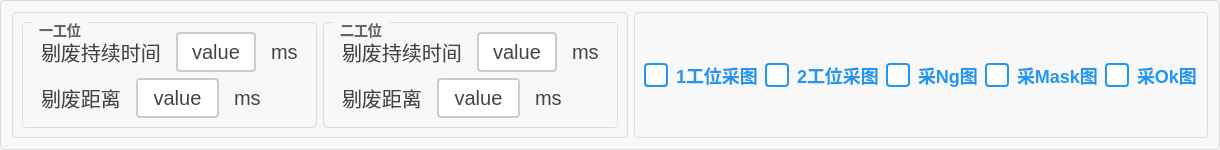
          <widget class="QGroupBox" name="groupBox_14">
           <property name="styleSheet">
            <string notr="true">QGroupBox {
    border: 1px solid #DDD;
    border-radius: 4px;
    font: bold 14px;
    color: #666;
    background-color: #F8F8F8;
}

QGroupBox::title {
    subcontrol-origin: margin;
    subcontrol-position: top left;
    left: 10px;
    padding: 0 5px;
}</string>
           </property>
           <property name="title">
            <string/>
           </property>
           <layout class="QHBoxLayout" name="horizontalLayout_19" stretch="3,1">
            <item>
             <widget class="QGroupBox" name="groupBox_10">
              <property name="styleSheet">
               <string notr="true">QGroupBox {
    border: 1px solid #DDD;
    border-radius: 4px;
    font: bold 14px;
    color: #666;
    background-color: #F8F8F8;
}

QGroupBox::title {
    subcontrol-origin: margin;
    subcontrol-position: top left;
    left: 10px;
    padding: 0 5px;
}</string>
              </property>
              <property name="title">
               <string/>
              </property>
              <layout class="QHBoxLayout" name="horizontalLayout_13">
               <item>
                <widget class="QGroupBox" name="groupBox_8">
                 <property name="styleSheet">
                  <string notr="true">QGroupBox {
    border: 1px solid #DDD;
    border-radius: 4px;
    font: bold 14px;
    color: #666;
    background-color: #F8F8F8;
}

QGroupBox::title {
    subcontrol-origin: margin;
    subcontrol-position: top left;
    left: 10px;
    padding: 0 5px;
}</string>
                 </property>
                 <property name="title">
                  <string>一工位</string>
                 </property>
                 <layout class="QVBoxLayout" name="verticalLayout_4">
                  <item>
                   <layout class="QHBoxLayout" name="horizontalLayout_9">
                    <item>
                     <widget class="QLabel" name="label_13">
                      <property name="styleSheet">
                       <string notr="true">/* 基础标签样式 */
QLabel {
    color: #444444;          /* 主文字色 */
    font-size: 20px;         /* 标准字号 */
    background: transparent; /* 透明背景 */
    padding: 2px 4px;        /* 基础内边距 */
}

/* 标题样式 */
QLabel.title {
    font-size: 16px;
    font-weight: 600;
    color: #333333;
    border-bottom: 1px solid #DDDDDD; /* 下划线装饰 */
    padding-bottom: 4px;
}

/* 副标题/次要文本 */
QLabel.subtitle {
    color: #666666;
    font-size: 13px;
    font-style: italic;
}

/* 强调文本 */
QLabel.emphasis {
    color: #333333;
    font-weight: 500;
    background-color: #F5F5F5;
    border-radius: 3px;
    padding: 4px 8px;
}

/* 状态标签（成功/警告/错误） */
QLabel[state=&quot;success&quot;] {
    color: #228B22;          /* 森林绿 */
    border-left: 3px solid #228B22;
    padding-left: 8px;
}

QLabel[state=&quot;warning&quot;] {
    color: #FF8C00;          /* 暗橙 */
    border-left: 3px solid #FF8C00;
    padding-left: 8px;
}

QLabel[state=&quot;error&quot;] {
    color: #B22222;          /* 砖红 */
    border-left: 3px solid #B22222;
    padding-left: 8px;
}

/* 数据展示标签 */
QLabel.data {
    color: #2F4F4F;          /* 深石板灰 */
    font-family: monospace;
    border: 1px solid #E0E0E0;
    background-color: #FFFFFF;
    padding: 6px 12px;
    border-radius: 4px;
}

/* 禁用状态 */
QLabel:disabled {
    color: #AAAAAA;
    background-color: transparent;
}

/* 链接样式（伪链接效果） */
QLabel.link {
    color: #4682B4;          /* 钢蓝 */
    text-decoration: underline;
    border-bottom: 1px dotted #4682B4;
}

/* 图标标签 */
QLabel.icon {
    qproperty-alignment: AlignCenter;
    border: 1px solid #E0E0E0;
    border-radius: 4px;
    background-color: #FFFFFF;
    padding: 12px;
}</string>
                      </property>
                      <property name="text">
                       <string>剔废持续时间</string>
                      </property>
                     </widget>
                    </item>
                    <item>
                     <widget class="QPushButton" name="pbtn_tifeichixushijian1">
                      <property name="sizePolicy">
                       <sizepolicy hsizetype="Minimum" vsizetype="Minimum">
                        <horstretch>0</horstretch>
                        <verstretch>0</verstretch>
                       </sizepolicy>
                      </property>
                      <property name="styleSheet">
                       <string notr="true">QPushButton {
    padding: 6px 14px;
    border: 2px solid #CCC;
    border-radius: 4px;
    background-color: white;
    color: #444;
	font-size:20px;
}

QPushButton:hover {
    border-color: #999;
    background-color: #F5F5F5;
}

QPushButton:pressed {
    border-color: #777;
    background-color: #EEE;
}</string>
                      </property>
                      <property name="text">
                       <string>value</string>
                      </property>
                     </widget>
                    </item>
                    <item>
                     <widget class="QLabel" name="label_14">
                      <property name="styleSheet">
                       <string notr="true">/* 基础标签样式 */
QLabel {
    color: #444444;          /* 主文字色 */
    font-size: 20px;         /* 标准字号 */
    background: transparent; /* 透明背景 */
    padding: 2px 4px;        /* 基础内边距 */
}

/* 标题样式 */
QLabel.title {
    font-size: 16px;
    font-weight: 600;
    color: #333333;
    border-bottom: 1px solid #DDDDDD; /* 下划线装饰 */
    padding-bottom: 4px;
}

/* 副标题/次要文本 */
QLabel.subtitle {
    color: #666666;
    font-size: 13px;
    font-style: italic;
}

/* 强调文本 */
QLabel.emphasis {
    color: #333333;
    font-weight: 500;
    background-color: #F5F5F5;
    border-radius: 3px;
    padding: 4px 8px;
}

/* 状态标签（成功/警告/错误） */
QLabel[state=&quot;success&quot;] {
    color: #228B22;          /* 森林绿 */
    border-left: 3px solid #228B22;
    padding-left: 8px;
}

QLabel[state=&quot;warning&quot;] {
    color: #FF8C00;          /* 暗橙 */
    border-left: 3px solid #FF8C00;
    padding-left: 8px;
}

QLabel[state=&quot;error&quot;] {
    color: #B22222;          /* 砖红 */
    border-left: 3px solid #B22222;
    padding-left: 8px;
}

/* 数据展示标签 */
QLabel.data {
    color: #2F4F4F;          /* 深石板灰 */
    font-family: monospace;
    border: 1px solid #E0E0E0;
    background-color: #FFFFFF;
    padding: 6px 12px;
    border-radius: 4px;
}

/* 禁用状态 */
QLabel:disabled {
    color: #AAAAAA;
    background-color: transparent;
}

/* 链接样式（伪链接效果） */
QLabel.link {
    color: #4682B4;          /* 钢蓝 */
    text-decoration: underline;
    border-bottom: 1px dotted #4682B4;
}

/* 图标标签 */
QLabel.icon {
    qproperty-alignment: AlignCenter;
    border: 1px solid #E0E0E0;
    border-radius: 4px;
    background-color: #FFFFFF;
    padding: 12px;
}</string>
                      </property>
                      <property name="text">
                       <string>ms</string>
                      </property>
                     </widget>
                    </item>
                   </layout>
                  </item>
                  <item>
                   <layout class="QHBoxLayout" name="horizontalLayout_10">
                    <item>
                     <widget class="QLabel" name="label_15">
                      <property name="styleSheet">
                       <string notr="true">/* 基础标签样式 */
QLabel {
    color: #444444;          /* 主文字色 */
    font-size: 20px;         /* 标准字号 */
    background: transparent; /* 透明背景 */
    padding: 2px 4px;        /* 基础内边距 */
}

/* 标题样式 */
QLabel.title {
    font-size: 16px;
    font-weight: 600;
    color: #333333;
    border-bottom: 1px solid #DDDDDD; /* 下划线装饰 */
    padding-bottom: 4px;
}

/* 副标题/次要文本 */
QLabel.subtitle {
    color: #666666;
    font-size: 13px;
    font-style: italic;
}

/* 强调文本 */
QLabel.emphasis {
    color: #333333;
    font-weight: 500;
    background-color: #F5F5F5;
    border-radius: 3px;
    padding: 4px 8px;
}

/* 状态标签（成功/警告/错误） */
QLabel[state=&quot;success&quot;] {
    color: #228B22;          /* 森林绿 */
    border-left: 3px solid #228B22;
    padding-left: 8px;
}

QLabel[state=&quot;warning&quot;] {
    color: #FF8C00;          /* 暗橙 */
    border-left: 3px solid #FF8C00;
    padding-left: 8px;
}

QLabel[state=&quot;error&quot;] {
    color: #B22222;          /* 砖红 */
    border-left: 3px solid #B22222;
    padding-left: 8px;
}

/* 数据展示标签 */
QLabel.data {
    color: #2F4F4F;          /* 深石板灰 */
    font-family: monospace;
    border: 1px solid #E0E0E0;
    background-color: #FFFFFF;
    padding: 6px 12px;
    border-radius: 4px;
}

/* 禁用状态 */
QLabel:disabled {
    color: #AAAAAA;
    background-color: transparent;
}

/* 链接样式（伪链接效果） */
QLabel.link {
    color: #4682B4;          /* 钢蓝 */
    text-decoration: underline;
    border-bottom: 1px dotted #4682B4;
}

/* 图标标签 */
QLabel.icon {
    qproperty-alignment: AlignCenter;
    border: 1px solid #E0E0E0;
    border-radius: 4px;
    background-color: #FFFFFF;
    padding: 12px;
}</string>
                      </property>
                      <property name="text">
                       <string>剔废距离</string>
                      </property>
                     </widget>
                    </item>
                    <item>
                     <widget class="QPushButton" name="pbtn_tifeijuli1">
                      <property name="sizePolicy">
                       <sizepolicy hsizetype="Minimum" vsizetype="Minimum">
                        <horstretch>0</horstretch>
                        <verstretch>0</verstretch>
                       </sizepolicy>
                      </property>
                      <property name="styleSheet">
                       <string notr="true">QPushButton {
    padding: 6px 14px;
    border: 2px solid #CCC;
    border-radius: 4px;
    background-color: white;
    color: #444;
	font-size:20px;
}

QPushButton:hover {
    border-color: #999;
    background-color: #F5F5F5;
}

QPushButton:pressed {
    border-color: #777;
    background-color: #EEE;
}</string>
                      </property>
                      <property name="text">
                       <string>value</string>
                      </property>
                     </widget>
                    </item>
                    <item>
                     <widget class="QLabel" name="label_16">
                      <property name="styleSheet">
                       <string notr="true">/* 基础标签样式 */
QLabel {
    color: #444444;          /* 主文字色 */
    font-size: 20px;         /* 标准字号 */
    background: transparent; /* 透明背景 */
    padding: 2px 4px;        /* 基础内边距 */
}

/* 标题样式 */
QLabel.title {
    font-size: 16px;
    font-weight: 600;
    color: #333333;
    border-bottom: 1px solid #DDDDDD; /* 下划线装饰 */
    padding-bottom: 4px;
}

/* 副标题/次要文本 */
QLabel.subtitle {
    color: #666666;
    font-size: 13px;
    font-style: italic;
}

/* 强调文本 */
QLabel.emphasis {
    color: #333333;
    font-weight: 500;
    background-color: #F5F5F5;
    border-radius: 3px;
    padding: 4px 8px;
}

/* 状态标签（成功/警告/错误） */
QLabel[state=&quot;success&quot;] {
    color: #228B22;          /* 森林绿 */
    border-left: 3px solid #228B22;
    padding-left: 8px;
}

QLabel[state=&quot;warning&quot;] {
    color: #FF8C00;          /* 暗橙 */
    border-left: 3px solid #FF8C00;
    padding-left: 8px;
}

QLabel[state=&quot;error&quot;] {
    color: #B22222;          /* 砖红 */
    border-left: 3px solid #B22222;
    padding-left: 8px;
}

/* 数据展示标签 */
QLabel.data {
    color: #2F4F4F;          /* 深石板灰 */
    font-family: monospace;
    border: 1px solid #E0E0E0;
    background-color: #FFFFFF;
    padding: 6px 12px;
    border-radius: 4px;
}

/* 禁用状态 */
QLabel:disabled {
    color: #AAAAAA;
    background-color: transparent;
}

/* 链接样式（伪链接效果） */
QLabel.link {
    color: #4682B4;          /* 钢蓝 */
    text-decoration: underline;
    border-bottom: 1px dotted #4682B4;
}

/* 图标标签 */
QLabel.icon {
    qproperty-alignment: AlignCenter;
    border: 1px solid #E0E0E0;
    border-radius: 4px;
    background-color: #FFFFFF;
    padding: 12px;
}</string>
                      </property>
                      <property name="text">
                       <string>ms</string>
                      </property>
                     </widget>
                    </item>
                   </layout>
                  </item>
                 </layout>
                </widget>
               </item>
               <item>
                <widget class="QGroupBox" name="groupBox_9">
                 <property name="styleSheet">
                  <string notr="true">QGroupBox {
    border: 1px solid #DDD;
    border-radius: 4px;
    font: bold 14px;
    color: #666;
    background-color: #F8F8F8;
}

QGroupBox::title {
    subcontrol-origin: margin;
    subcontrol-position: top left;
    left: 10px;
    padding: 0 5px;
}</string>
                 </property>
                 <property name="title">
                  <string>二工位</string>
                 </property>
                 <layout class="QVBoxLayout" name="verticalLayout_5">
                  <item>
                   <layout class="QHBoxLayout" name="horizontalLayout_11">
                    <item>
                     <widget class="QLabel" name="label_17">
                      <property name="styleSheet">
                       <string notr="true">/* 基础标签样式 */
QLabel {
    color: #444444;          /* 主文字色 */
    font-size: 20px;         /* 标准字号 */
    background: transparent; /* 透明背景 */
    padding: 2px 4px;        /* 基础内边距 */
}

/* 标题样式 */
QLabel.title {
    font-size: 16px;
    font-weight: 600;
    color: #333333;
    border-bottom: 1px solid #DDDDDD; /* 下划线装饰 */
    padding-bottom: 4px;
}

/* 副标题/次要文本 */
QLabel.subtitle {
    color: #666666;
    font-size: 13px;
    font-style: italic;
}

/* 强调文本 */
QLabel.emphasis {
    color: #333333;
    font-weight: 500;
    background-color: #F5F5F5;
    border-radius: 3px;
    padding: 4px 8px;
}

/* 状态标签（成功/警告/错误） */
QLabel[state=&quot;success&quot;] {
    color: #228B22;          /* 森林绿 */
    border-left: 3px solid #228B22;
    padding-left: 8px;
}

QLabel[state=&quot;warning&quot;] {
    color: #FF8C00;          /* 暗橙 */
    border-left: 3px solid #FF8C00;
    padding-left: 8px;
}

QLabel[state=&quot;error&quot;] {
    color: #B22222;          /* 砖红 */
    border-left: 3px solid #B22222;
    padding-left: 8px;
}

/* 数据展示标签 */
QLabel.data {
    color: #2F4F4F;          /* 深石板灰 */
    font-family: monospace;
    border: 1px solid #E0E0E0;
    background-color: #FFFFFF;
    padding: 6px 12px;
    border-radius: 4px;
}

/* 禁用状态 */
QLabel:disabled {
    color: #AAAAAA;
    background-color: transparent;
}

/* 链接样式（伪链接效果） */
QLabel.link {
    color: #4682B4;          /* 钢蓝 */
    text-decoration: underline;
    border-bottom: 1px dotted #4682B4;
}

/* 图标标签 */
QLabel.icon {
    qproperty-alignment: AlignCenter;
    border: 1px solid #E0E0E0;
    border-radius: 4px;
    background-color: #FFFFFF;
    padding: 12px;
}</string>
                      </property>
                      <property name="text">
                       <string>剔废持续时间</string>
                      </property>
                     </widget>
                    </item>
                    <item>
                     <widget class="QPushButton" name="pbtn_tifeichixushijian2">
                      <property name="sizePolicy">
                       <sizepolicy hsizetype="Minimum" vsizetype="Minimum">
                        <horstretch>0</horstretch>
                        <verstretch>0</verstretch>
                       </sizepolicy>
                      </property>
                      <property name="styleSheet">
                       <string notr="true">QPushButton {
    padding: 6px 14px;
    border: 2px solid #CCC;
    border-radius: 4px;
    background-color: white;
    color: #444;
	font-size:20px;
}

QPushButton:hover {
    border-color: #999;
    background-color: #F5F5F5;
}

QPushButton:pressed {
    border-color: #777;
    background-color: #EEE;
}</string>
                      </property>
                      <property name="text">
                       <string>value</string>
                      </property>
                     </widget>
                    </item>
                    <item>
                     <widget class="QLabel" name="label_18">
                      <property name="styleSheet">
                       <string notr="true">/* 基础标签样式 */
QLabel {
    color: #444444;          /* 主文字色 */
    font-size: 20px;         /* 标准字号 */
    background: transparent; /* 透明背景 */
    padding: 2px 4px;        /* 基础内边距 */
}

/* 标题样式 */
QLabel.title {
    font-size: 16px;
    font-weight: 600;
    color: #333333;
    border-bottom: 1px solid #DDDDDD; /* 下划线装饰 */
    padding-bottom: 4px;
}

/* 副标题/次要文本 */
QLabel.subtitle {
    color: #666666;
    font-size: 13px;
    font-style: italic;
}

/* 强调文本 */
QLabel.emphasis {
    color: #333333;
    font-weight: 500;
    background-color: #F5F5F5;
    border-radius: 3px;
    padding: 4px 8px;
}

/* 状态标签（成功/警告/错误） */
QLabel[state=&quot;success&quot;] {
    color: #228B22;          /* 森林绿 */
    border-left: 3px solid #228B22;
    padding-left: 8px;
}

QLabel[state=&quot;warning&quot;] {
    color: #FF8C00;          /* 暗橙 */
    border-left: 3px solid #FF8C00;
    padding-left: 8px;
}

QLabel[state=&quot;error&quot;] {
    color: #B22222;          /* 砖红 */
    border-left: 3px solid #B22222;
    padding-left: 8px;
}

/* 数据展示标签 */
QLabel.data {
    color: #2F4F4F;          /* 深石板灰 */
    font-family: monospace;
    border: 1px solid #E0E0E0;
    background-color: #FFFFFF;
    padding: 6px 12px;
    border-radius: 4px;
}

/* 禁用状态 */
QLabel:disabled {
    color: #AAAAAA;
    background-color: transparent;
}

/* 链接样式（伪链接效果） */
QLabel.link {
    color: #4682B4;          /* 钢蓝 */
    text-decoration: underline;
    border-bottom: 1px dotted #4682B4;
}

/* 图标标签 */
QLabel.icon {
    qproperty-alignment: AlignCenter;
    border: 1px solid #E0E0E0;
    border-radius: 4px;
    background-color: #FFFFFF;
    padding: 12px;
}</string>
                      </property>
                      <property name="text">
                       <string>ms</string>
                      </property>
                     </widget>
                    </item>
                   </layout>
                  </item>
                  <item>
                   <layout class="QHBoxLayout" name="horizontalLayout_12">
                    <item>
                     <widget class="QLabel" name="label_19">
                      <property name="styleSheet">
                       <string notr="true">/* 基础标签样式 */
QLabel {
    color: #444444;          /* 主文字色 */
    font-size: 20px;         /* 标准字号 */
    background: transparent; /* 透明背景 */
    padding: 2px 4px;        /* 基础内边距 */
}

/* 标题样式 */
QLabel.title {
    font-size: 16px;
    font-weight: 600;
    color: #333333;
    border-bottom: 1px solid #DDDDDD; /* 下划线装饰 */
    padding-bottom: 4px;
}

/* 副标题/次要文本 */
QLabel.subtitle {
    color: #666666;
    font-size: 13px;
    font-style: italic;
}

/* 强调文本 */
QLabel.emphasis {
    color: #333333;
    font-weight: 500;
    background-color: #F5F5F5;
    border-radius: 3px;
    padding: 4px 8px;
}

/* 状态标签（成功/警告/错误） */
QLabel[state=&quot;success&quot;] {
    color: #228B22;          /* 森林绿 */
    border-left: 3px solid #228B22;
    padding-left: 8px;
}

QLabel[state=&quot;warning&quot;] {
    color: #FF8C00;          /* 暗橙 */
    border-left: 3px solid #FF8C00;
    padding-left: 8px;
}

QLabel[state=&quot;error&quot;] {
    color: #B22222;          /* 砖红 */
    border-left: 3px solid #B22222;
    padding-left: 8px;
}

/* 数据展示标签 */
QLabel.data {
    color: #2F4F4F;          /* 深石板灰 */
    font-family: monospace;
    border: 1px solid #E0E0E0;
    background-color: #FFFFFF;
    padding: 6px 12px;
    border-radius: 4px;
}

/* 禁用状态 */
QLabel:disabled {
    color: #AAAAAA;
    background-color: transparent;
}

/* 链接样式（伪链接效果） */
QLabel.link {
    color: #4682B4;          /* 钢蓝 */
    text-decoration: underline;
    border-bottom: 1px dotted #4682B4;
}

/* 图标标签 */
QLabel.icon {
    qproperty-alignment: AlignCenter;
    border: 1px solid #E0E0E0;
    border-radius: 4px;
    background-color: #FFFFFF;
    padding: 12px;
}</string>
                      </property>
                      <property name="text">
                       <string>剔废距离</string>
                      </property>
                     </widget>
                    </item>
                    <item>
                     <widget class="QPushButton" name="pbtn_tifeijuli2">
                      <property name="sizePolicy">
                       <sizepolicy hsizetype="Minimum" vsizetype="Minimum">
                        <horstretch>0</horstretch>
                        <verstretch>0</verstretch>
                       </sizepolicy>
                      </property>
                      <property name="styleSheet">
                       <string notr="true">QPushButton {
    padding: 6px 14px;
    border: 2px solid #CCC;
    border-radius: 4px;
    background-color: white;
    color: #444;
	font-size:20px;
}

QPushButton:hover {
    border-color: #999;
    background-color: #F5F5F5;
}

QPushButton:pressed {
    border-color: #777;
    background-color: #EEE;
}</string>
                      </property>
                      <property name="text">
                       <string>value</string>
                      </property>
                     </widget>
                    </item>
                    <item>
                     <widget class="QLabel" name="label_20">
                      <property name="styleSheet">
                       <string notr="true">/* 基础标签样式 */
QLabel {
    color: #444444;          /* 主文字色 */
    font-size: 20px;         /* 标准字号 */
    background: transparent; /* 透明背景 */
    padding: 2px 4px;        /* 基础内边距 */
}

/* 标题样式 */
QLabel.title {
    font-size: 16px;
    font-weight: 600;
    color: #333333;
    border-bottom: 1px solid #DDDDDD; /* 下划线装饰 */
    padding-bottom: 4px;
}

/* 副标题/次要文本 */
QLabel.subtitle {
    color: #666666;
    font-size: 13px;
    font-style: italic;
}

/* 强调文本 */
QLabel.emphasis {
    color: #333333;
    font-weight: 500;
    background-color: #F5F5F5;
    border-radius: 3px;
    padding: 4px 8px;
}

/* 状态标签（成功/警告/错误） */
QLabel[state=&quot;success&quot;] {
    color: #228B22;          /* 森林绿 */
    border-left: 3px solid #228B22;
    padding-left: 8px;
}

QLabel[state=&quot;warning&quot;] {
    color: #FF8C00;          /* 暗橙 */
    border-left: 3px solid #FF8C00;
    padding-left: 8px;
}

QLabel[state=&quot;error&quot;] {
    color: #B22222;          /* 砖红 */
    border-left: 3px solid #B22222;
    padding-left: 8px;
}

/* 数据展示标签 */
QLabel.data {
    color: #2F4F4F;          /* 深石板灰 */
    font-family: monospace;
    border: 1px solid #E0E0E0;
    background-color: #FFFFFF;
    padding: 6px 12px;
    border-radius: 4px;
}

/* 禁用状态 */
QLabel:disabled {
    color: #AAAAAA;
    background-color: transparent;
}

/* 链接样式（伪链接效果） */
QLabel.link {
    color: #4682B4;          /* 钢蓝 */
    text-decoration: underline;
    border-bottom: 1px dotted #4682B4;
}

/* 图标标签 */
QLabel.icon {
    qproperty-alignment: AlignCenter;
    border: 1px solid #E0E0E0;
    border-radius: 4px;
    background-color: #FFFFFF;
    padding: 12px;
}</string>
                      </property>
                      <property name="text">
                       <string>ms</string>
                      </property>
                     </widget>
                    </item>
                   </layout>
                  </item>
                 </layout>
                </widget>
               </item>
              </layout>
             </widget>
            </item>
            <item>
             <widget class="QGroupBox" name="groupBox_15">
              <property name="styleSheet">
               <string notr="true">QGroupBox {
    border: 1px solid #DDD;
    border-radius: 4px;
    font: bold 14px;
    color: #666;
    background-color: #F8F8F8;
}

QGroupBox::title {
    subcontrol-origin: margin;
    subcontrol-position: top left;
    left: 10px;
    padding: 0 5px;
}</string>
              </property>
              <property name="title">
               <string/>
              </property>
              <layout class="QHBoxLayout" name="horizontalLayout_22">
               <item>
                <layout class="QHBoxLayout" name="horizontalLayout_21">
                 <item>
                  <widget class="QCheckBox" name="cBox_takeCamera1Pictures">
                   <property name="styleSheet">
                    <string notr="true">QCheckBox {
    spacing: 8px;
    font-size: 18px;
    color: #333;
    font-weight: bold;        
    color:  rgb(0, 0, 0);       
}

/* 未选中状态 */
QCheckBox::indicator {
    width: 20px;
    height: 20px;
    border-radius: 4px; /* 方形，圆角可适当调整 */
    border: 2px solid #999;
    background: #ffffff;
}

/* 悬停效果 */
QCheckBox::indicator:hover {
    border: 2px solid #666;
}

/* 选中状态 */
QCheckBox::indicator:checked {
    border: 2px solid #2196F3;
    background-color: qradialgradient(
        cx:0.5, cy:0.5,
        radius:0.4,
        fx:0.5, fy:0.5,
        stop:0 #2196F3,
        stop:1 transparent
    );
}

/* 禁用状态 */
QCheckBox::indicator:disabled {
    border: 2px solid #ccc;
    background: #eee;
}

/* 选中时的文字颜色 */
QCheckBox:checked {
    color: #2196F3;
    font-weight: 500;
}

/* 点击动画效果 */
QCheckBox::indicator:pressed {
    border: 2px solid #1565C0;
    background-color: qradialgradient(
        cx:0.5, cy:0.5,
        radius:0.5,
        fx:0.5, fy:0.5,
        stop:0 #BBDEFB,
        stop:1 transparent
    );
}</string>
                   </property>
                   <property name="text">
                    <string>1工位采图</string>
                   </property>
                   <property name="checked">
                    <bool>true</bool>
                   </property>
                  </widget>
                 </item>
                 <item>
                  <widget class="QCheckBox" name="cBox_takeCamera2Pictures">
                   <property name="styleSheet">
                    <string notr="true">QCheckBox {
    spacing: 8px;
    font-size: 18px;
    color: #333;
    font-weight: bold;        
    color:  rgb(0, 0, 0);       
}

/* 未选中状态 */
QCheckBox::indicator {
    width: 20px;
    height: 20px;
    border-radius: 4px; /* 方形，圆角可适当调整 */
    border: 2px solid #999;
    background: #ffffff;
}

/* 悬停效果 */
QCheckBox::indicator:hover {
    border: 2px solid #666;
}

/* 选中状态 */
QCheckBox::indicator:checked {
    border: 2px solid #2196F3;
    background-color: qradialgradient(
        cx:0.5, cy:0.5,
        radius:0.4,
        fx:0.5, fy:0.5,
        stop:0 #2196F3,
        stop:1 transparent
    );
}

/* 禁用状态 */
QCheckBox::indicator:disabled {
    border: 2px solid #ccc;
    background: #eee;
}

/* 选中时的文字颜色 */
QCheckBox:checked {
    color: #2196F3;
    font-weight: 500;
}

/* 点击动画效果 */
QCheckBox::indicator:pressed {
    border: 2px solid #1565C0;
    background-color: qradialgradient(
        cx:0.5, cy:0.5,
        radius:0.5,
        fx:0.5, fy:0.5,
        stop:0 #BBDEFB,
        stop:1 transparent
    );
}</string>
                   </property>
                   <property name="text">
                    <string>2工位采图</string>
                   </property>
                   <property name="checked">
                    <bool>true</bool>
                   </property>
                  </widget>
                 </item>
                </layout>
               </item>
               <item>
                <layout class="QHBoxLayout" name="horizontalLayout_20">
                 <item>
                  <widget class="QCheckBox" name="cBox_takeNgPictures">
                   <property name="styleSheet">
                    <string notr="true">QCheckBox {
    spacing: 8px;
    font-size: 18px;
    color: #333;
    font-weight: bold;        
    color:  rgb(0, 0, 0);       
}

/* 未选中状态 */
QCheckBox::indicator {
    width: 20px;
    height: 20px;
    border-radius: 4px; /* 方形，圆角可适当调整 */
    border: 2px solid #999;
    background: #ffffff;
}

/* 悬停效果 */
QCheckBox::indicator:hover {
    border: 2px solid #666;
}

/* 选中状态 */
QCheckBox::indicator:checked {
    border: 2px solid #2196F3;
    background-color: qradialgradient(
        cx:0.5, cy:0.5,
        radius:0.4,
        fx:0.5, fy:0.5,
        stop:0 #2196F3,
        stop:1 transparent
    );
}

/* 禁用状态 */
QCheckBox::indicator:disabled {
    border: 2px solid #ccc;
    background: #eee;
}

/* 选中时的文字颜色 */
QCheckBox:checked {
    color: #2196F3;
    font-weight: 500;
}

/* 点击动画效果 */
QCheckBox::indicator:pressed {
    border: 2px solid #1565C0;
    background-color: qradialgradient(
        cx:0.5, cy:0.5,
        radius:0.5,
        fx:0.5, fy:0.5,
        stop:0 #BBDEFB,
        stop:1 transparent
    );
}</string>
                   </property>
                   <property name="text">
                    <string>采Ng图</string>
                   </property>
                   <property name="checked">
                    <bool>true</bool>
                   </property>
                  </widget>
                 </item>
                 <item>
                  <widget class="QCheckBox" name="cBox_takeMaskPictures">
                   <property name="styleSheet">
                    <string notr="true">QCheckBox {
    spacing: 8px;
    font-size: 18px;
    color: #333;
    font-weight: bold;        
    color:  rgb(0, 0, 0);       
}

/* 未选中状态 */
QCheckBox::indicator {
    width: 20px;
    height: 20px;
    border-radius: 4px; /* 方形，圆角可适当调整 */
    border: 2px solid #999;
    background: #ffffff;
}

/* 悬停效果 */
QCheckBox::indicator:hover {
    border: 2px solid #666;
}

/* 选中状态 */
QCheckBox::indicator:checked {
    border: 2px solid #2196F3;
    background-color: qradialgradient(
        cx:0.5, cy:0.5,
        radius:0.4,
        fx:0.5, fy:0.5,
        stop:0 #2196F3,
        stop:1 transparent
    );
}

/* 禁用状态 */
QCheckBox::indicator:disabled {
    border: 2px solid #ccc;
    background: #eee;
}

/* 选中时的文字颜色 */
QCheckBox:checked {
    color: #2196F3;
    font-weight: 500;
}

/* 点击动画效果 */
QCheckBox::indicator:pressed {
    border: 2px solid #1565C0;
    background-color: qradialgradient(
        cx:0.5, cy:0.5,
        radius:0.5,
        fx:0.5, fy:0.5,
        stop:0 #BBDEFB,
        stop:1 transparent
    );
}</string>
                   </property>
                   <property name="text">
                    <string>采Mask图</string>
                   </property>
                   <property name="checked">
                    <bool>true</bool>
                   </property>
                  </widget>
                 </item>
                 <item>
                  <widget class="QCheckBox" name="cBox_takeOkPictures">
                   <property name="styleSheet">
                    <string notr="true">QCheckBox {
    spacing: 8px;
    font-size: 18px;
    color: #333;
    font-weight: bold;        
    color:  rgb(0, 0, 0);       
}

/* 未选中状态 */
QCheckBox::indicator {
    width: 20px;
    height: 20px;
    border-radius: 4px; /* 方形，圆角可适当调整 */
    border: 2px solid #999;
    background: #ffffff;
}

/* 悬停效果 */
QCheckBox::indicator:hover {
    border: 2px solid #666;
}

/* 选中状态 */
QCheckBox::indicator:checked {
    border: 2px solid #2196F3;
    background-color: qradialgradient(
        cx:0.5, cy:0.5,
        radius:0.4,
        fx:0.5, fy:0.5,
        stop:0 #2196F3,
        stop:1 transparent
    );
}

/* 禁用状态 */
QCheckBox::indicator:disabled {
    border: 2px solid #ccc;
    background: #eee;
}

/* 选中时的文字颜色 */
QCheckBox:checked {
    color: #2196F3;
    font-weight: 500;
}

/* 点击动画效果 */
QCheckBox::indicator:pressed {
    border: 2px solid #1565C0;
    background-color: qradialgradient(
        cx:0.5, cy:0.5,
        radius:0.5,
        fx:0.5, fy:0.5,
        stop:0 #BBDEFB,
        stop:1 transparent
    );
}</string>
                   </property>
                   <property name="text">
                    <string>采Ok图</string>
                   </property>
                   <property name="checked">
                    <bool>true</bool>
                   </property>
                  </widget>
                 </item>
                </layout>
               </item>
              </layout>
             </widget>
            </item>
           </layout>
          </widget>
